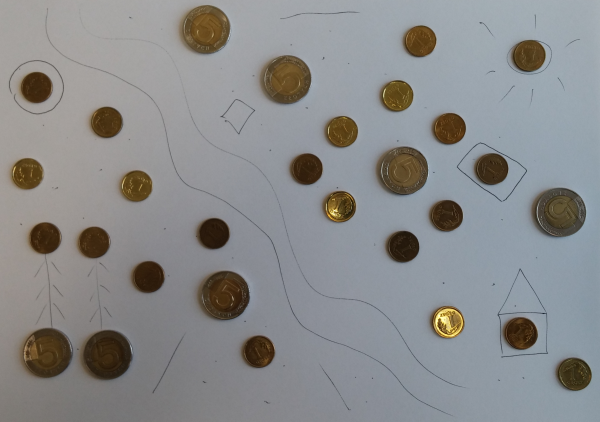
//> input picture 2015.05.11_workshop/data/zaliczenie_monety.png, 1200 x 843 px (shown at 1/2 size)
$ ./task_6_structural_analysis   (built with g++ and OpenCV 4)
//> lines starting //> are read from the running program, lines starting //| are printed output that depends on the picture; after the words box and inside, x2 and y2 are one past the last pixel; in counts of white or black regions, pixels touching at a corner belong together
#include "opencv2/opencv.hpp"

// Ceemple OpenCV 3.0

using namespace cv;

#include <iostream>

int main(int, char)
{
	Mat imageFromFile;
	imageFromFile = imread("..\\data\\zaliczenie_monety.png", CV_LOAD_IMAGE_GRAYSCALE);
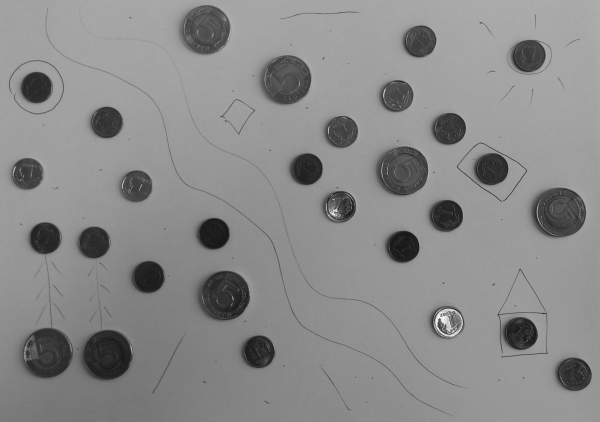
//> imageFromFile: 843 rows x 1200 cols, CV_8UC1 (shown at 1/2 size); min 8, max 250, mean 138

	if (!imageFromFile.data)
	{
		std::cout << "Could not open or find the image" << std::endl;
		return -1;
	}

	Mat imageBlurred;
	blur(imageFromFile, imageBlurred, Size(5, 5));

	Mat imageThresholded;
	threshold(imageBlurred, imageThresholded, 100, 255, THRESH_BINARY_INV);
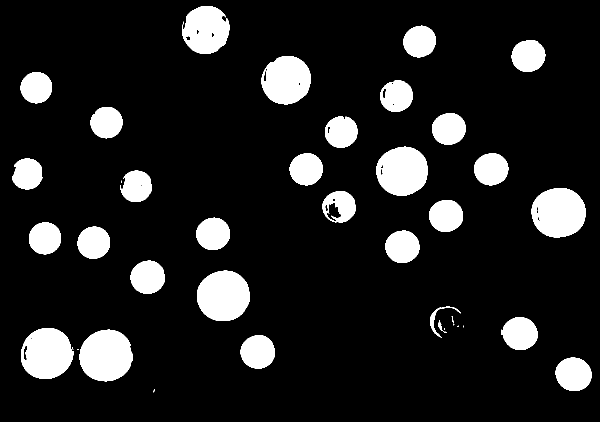
//> imageThresholded: 843 rows x 1200 cols, CV_8UC1 (shown at 1/2 size); 12.5% white; 44 white regions (13 under 20 px), largest, box (x1, y1, x2, y2) and area: (159, 659, 266, 763) 8652, (1063, 376, 1172, 475) 8476, (394, 541, 500, 642) 8429

	Mat imageEroded;
	erode(imageThresholded, imageEroded, Mat());
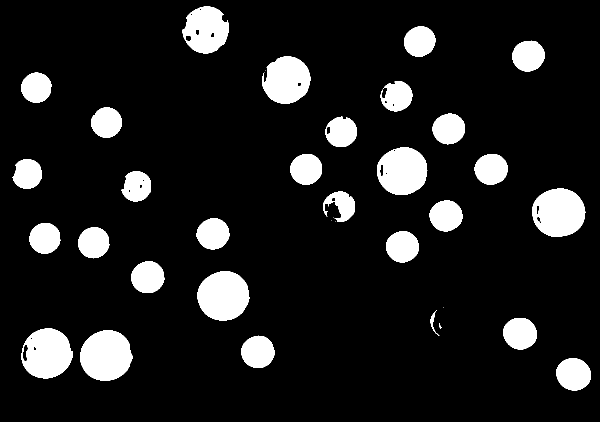
//> imageEroded: 843 rows x 1200 cols, CV_8UC1 (shown at 1/2 size); 11.5% white; 36 white regions (6 under 20 px), largest, box (x1, y1, x2, y2) and area: (160, 660, 265, 762) 8232, (395, 542, 499, 641) 8019, (1064, 377, 1171, 474) 7981

	const int structingElementSize = 3;
	Mat structingElement = getStructuringElement(
		MORPH_RECT,
		Size(2 * structingElementSize + 1, 2 * structingElementSize + 1),
		Point(structingElementSize, structingElementSize)
	);

	Mat imageDilated;
	dilate(imageEroded, imageDilated, structingElement);
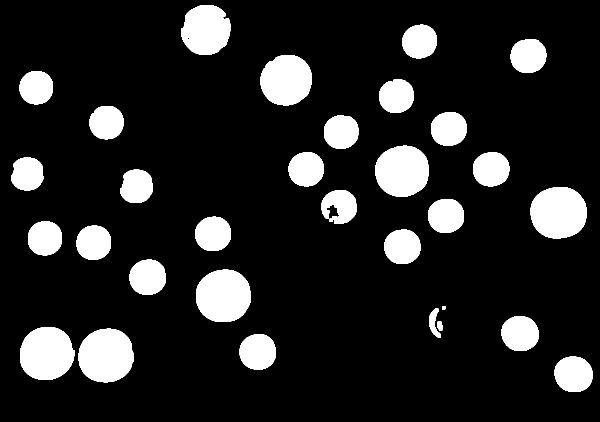
//> imageDilated: 843 rows x 1200 cols, CV_8UC1 (shown at 1/2 size); 14.3% white; 31 white regions

	std::vector<std::vector<Point>> contours;
	std::vector<Vec4i> hierarchy;

	Mat imgForContoursProcessing = imageDilated.clone();
	findContours(imgForContoursProcessing, contours, hierarchy, RETR_TREE, CHAIN_APPROX_SIMPLE);
//> contours = 36 contours, 5 with area under 20; largest, box (x1, y1, x2, y2) and area: (157, 657, 268, 765) 9358, (1061, 374, 1174, 477) 9222, (392, 539, 502, 644) 9118, (40, 654, 149, 760) 9038, (751, 291, 858, 393) 8630

	// BGR
	Scalar color_5zl(255, 0, 0);
	Scalar color_1gr(0, 0, 255);
	int numberOf5zl = 0;
	int numberOf1gr = 0;

	Mat imgWithContours = Mat::zeros(imgForContoursProcessing.size(), CV_8UC3);
	for (int i = 0; i<contours.size(); ++i)
	{
		double contourSize = contourArea(contours[i]);
		if (contourSize > 7000)
		{
			drawContours(imgWithContours, contours, i, color_5zl, 1, 8, hierarchy);
			numberOf5zl++;
		}
		else if (contourSize > 3000)
		{
			drawContours(imgWithContours, contours, i, color_1gr, 1, 8, hierarchy);
			numberOf1gr++;
		}
	}
//> this loop made 36 passes
//> contourSize on passes 1 to 12: 4264.5, 4082.5, 9357.5, 9037.5, 6, 4, 141.5, 4072.5, 626.5, 36, 9117.5, 4038
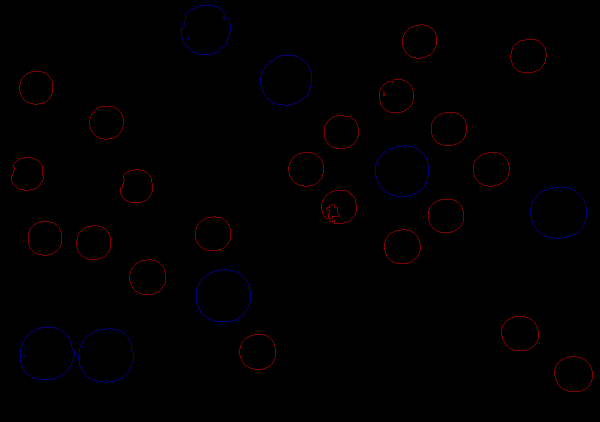
//> imgWithContours: 843 rows x 1200 cols, CV_8UC3 (shown at 1/2 size); mean B, G, R 0.5, 0, 1.1
//> after the loop, numberOf5zl = 7; numberOf1gr = 21

	std::cout << "Number of 5zl coins: " << numberOf5zl << std::endl;
//| Number of 5zl coins: 7
	std::cout << "Number of 1gr coins: " << numberOf1gr << std::endl;
//| Number of 1gr coins: 21

	namedWindow("Image with appropriate contours", WINDOW_AUTOSIZE);
	imshow("Image with appropriate contours", imgWithContours);

	waitKey(0);

	return 0;
}

$ run again, with 2015.05.11_workshop/data/zaliczenie_napis.png copied over 2015.05.11_workshop/data/zaliczenie_monety.png
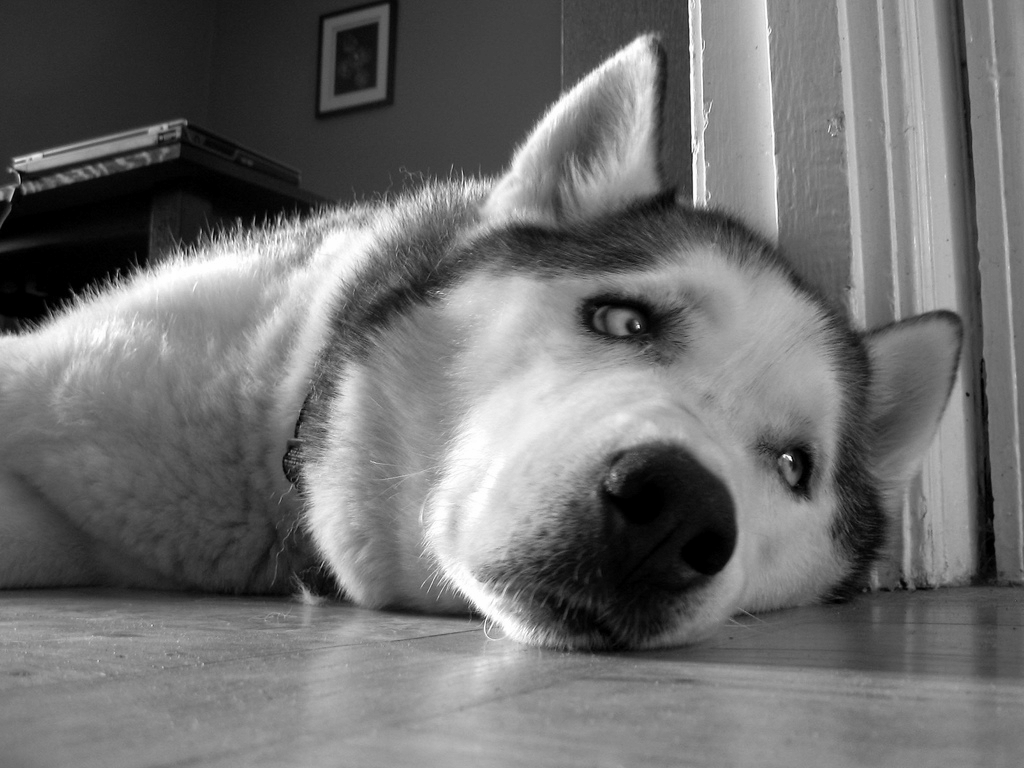
//> input picture 2015.05.11_workshop/data/zaliczenie_napis.png, 1024 x 768 px
//> imageFromFile is the input picture: 768 rows x 1024 cols, CV_8UC1; min 0, max 255, mean 111.6
//> `threshold(imageBlurred, imageThresholded, 100, 255, THRESH_BINARY_INV);`:
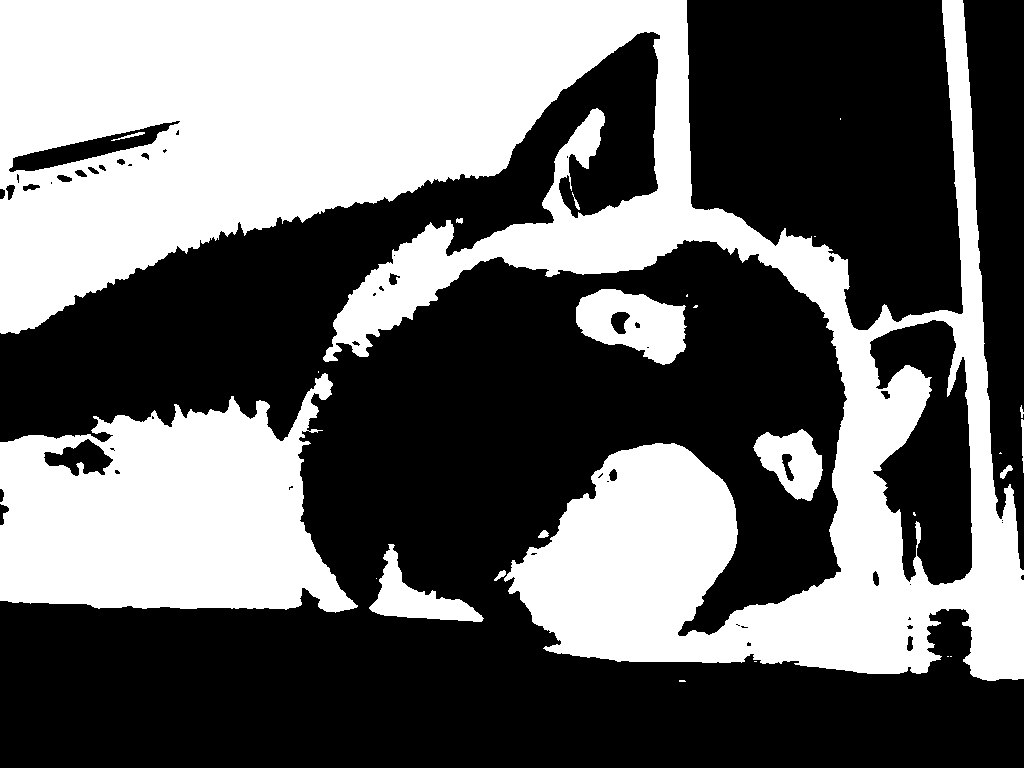
//> imageThresholded: 768 rows x 1024 cols, CV_8UC1; 41.1% white; 25 white regions (12 under 20 px), largest, box (x1, y1, x2, y2) and area: (0, 0, 1024, 681) 254705, (0, 373, 358, 613) 56670, (576, 289, 687, 365) 5318
//> imageEroded: 768 rows x 1024 cols, CV_8UC1; 39.4% white; 20 white regions (11 under 20 px), largest, box (x1, y1, x2, y2) and area: (0, 0, 1024, 680) 244602, (0, 375, 356, 611) 54602, (577, 290, 685, 364) 4788
//> imageDilated: 768 rows x 1024 cols, CV_8UC1; 44.2% white; 9 white regions
//> contours = 29 contours, 13 with area under 20; largest, box (x1, y1, x2, y2) and area: (0, 0, 1024, 683) 286234, (0, 372, 359, 614) 60580, (872, 322, 971, 584) 15478, (574, 287, 688, 367) 6243, (368, 542, 485, 624) 3820
//> the loop `for (int i = 0; i<contours.size(); ++i)` made 29 passes
//> contourSize on passes 1 to 8: 3820.5, 166.5, 3620.5, 4, 2, 2, 27.5, 142.5
//> after the loop `for (int i = 0; i<contours.size(); ++i)`:
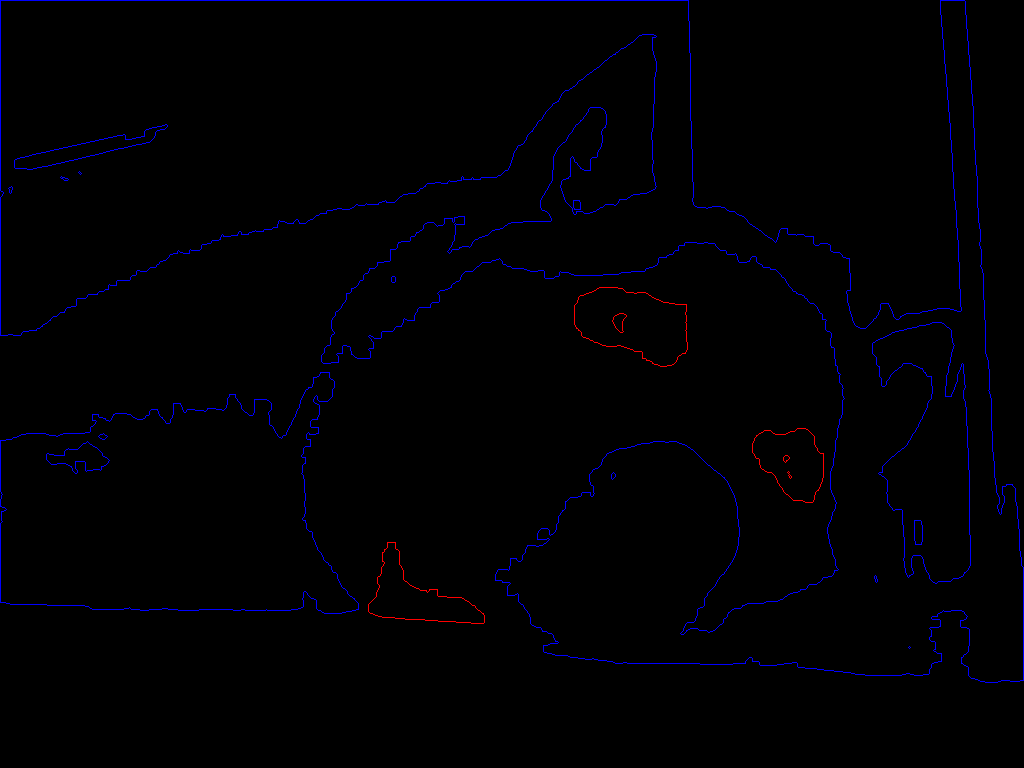
//> imgWithContours: 768 rows x 1024 cols, CV_8UC3; mean B, G, R 3.1, 0, 0.3
//> after the loop `for (int i = 0; i<contours.size(); ++i)`: numberOf5zl = 3
//| Number of 5zl coins: 3
//| Number of 1gr coins: 3
